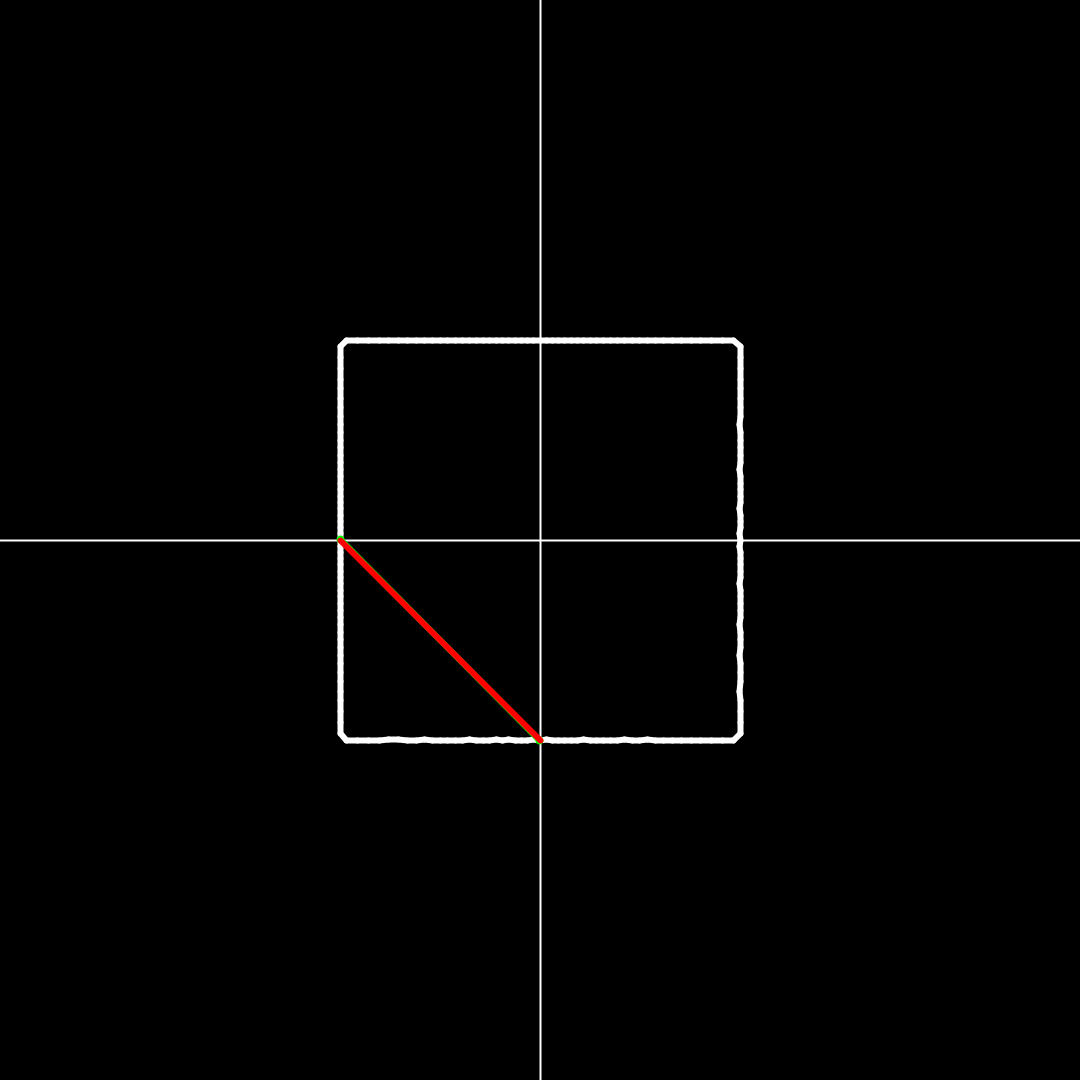
Frame 1 (no input)
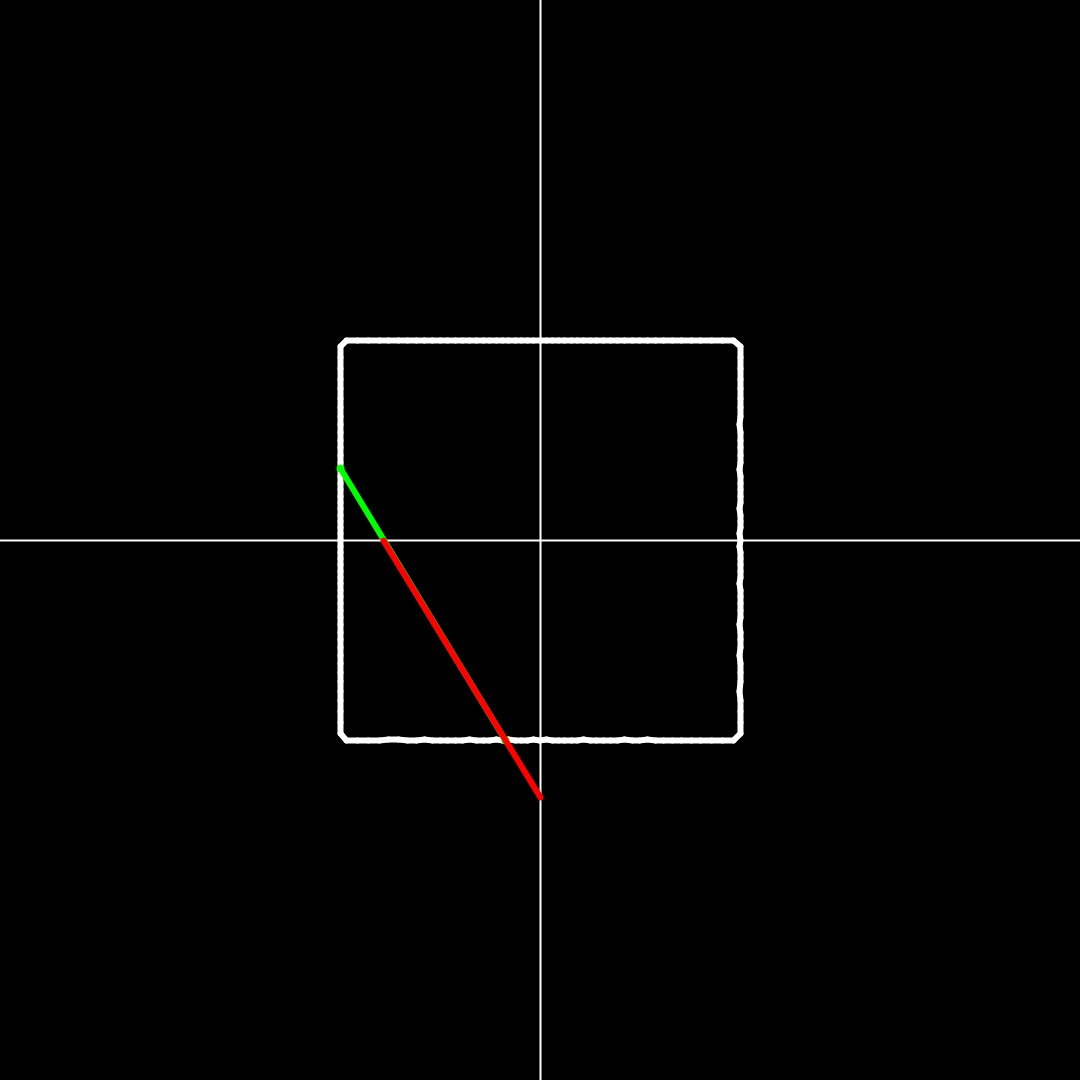
Frame 60 (the mouse pressed at the canvas centre just before this capture)
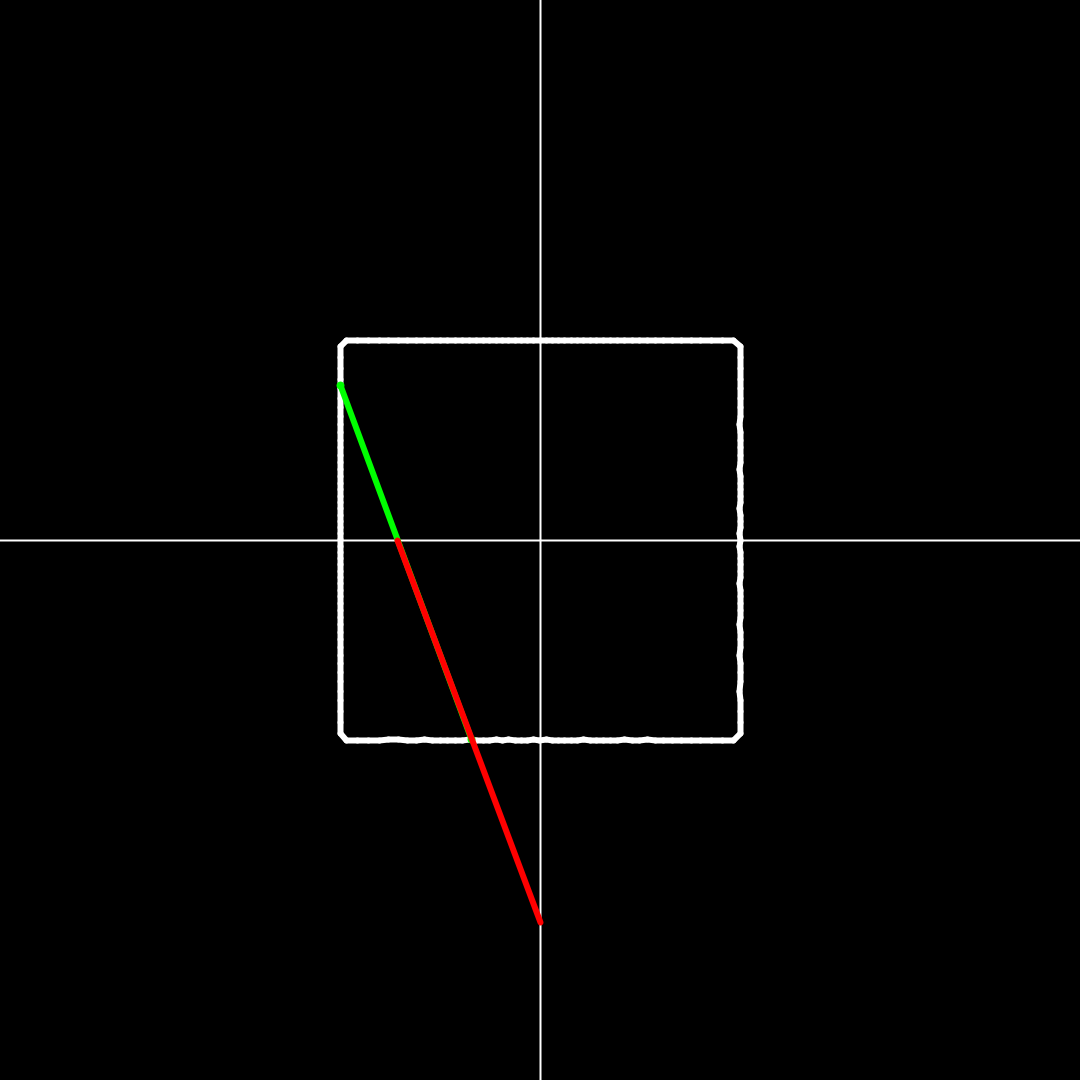
Frame 120 (the mouse held since frame 60 and released just before this capture)

The Processing sketch that drew these frames (run headless with seeded random() and noise(); from frame 60 on, the mouse is pressed at the canvas centre):

// Processing sketch: perkins_theorem
// ── perkins_theorem.pde
float rOrig = 200;
float n = 204;

float square(float theta) {
  return min(1. / abs(cos(theta)), 1. / abs(sin(theta)));
}

PVector[] surface(int n, boolean circle) {
  PVector[] solution = new PVector[n + 1];
  
  for(int i = 0; i <= n; i++) {
    float theta = (float) i / n * 2 * PI;
    float r = circle ? 1 : square(theta);
    solution[i] = new PVector(cos(theta) * r, sin(theta) * r);
  }
  
  return solution;
}

void setup() {
  size(1080, 1080);
  frameRate(60);
}

float ct = 0;

void draw() {
  background(0);
  
  //float max = 100;
  //n = sin(asin((n / max + (2 * PI / (frameRate * 100))) % 1)) * max;
  
  PVector[] solution = surface(int(n), false);
  PVector[] solution1 = surface(int(n), true);
    
  ct += 1 / frameRate * 0.1;
  float a = (sin(ct) + 1) * PI;
  float b = (sin(ct) + 1) * PI / 2;
  
  fill(255);
  stroke(255);
  translate(width / 2, height / 2);
  scale(rOrig);
  strokeWeight(.01);
  line(0, -height / 2, 0, height / 2);
  line(-width / 2, 0, width / 2, 0);
  strokeWeight(.03);
  for(int i = 1; i <= n; i++) {
    line(solution[i].x, solution[i].y, solution[i - 1].x, solution[i - 1].y);
    //line(solution1[i].x, solution1[i].y, solution1[i - 1].x, solution1[i - 1].y);
  }
  
  stroke(0, 255, 0);
  fill(0, 255, 0);
  line(cos(a) * square(a), sin(a) * square(a), cos(b) * square(b), sin(b) * square(b));
  ellipse(cos(a) * square(a), sin(a) * square(a), .01, .01);
  ellipse(cos(b) * square(b), sin(b) * square(b), .01, .01);
  
  //a += PI;
  //line(cos(a), sin(a), cos(b), sin(b));
  //stroke(255, 0, 0);
  //fill(255, 0, 0);
  //ellipse(cos(a), sin(a), .01, .01);
  //ellipse(cos(b), sin(b), .01, .01);
  
  float pA = square(a);
  float pB = square(b);
  float m = (pB * sin(b) - pA * sin(a)) / (pB * cos(b) - pA * cos(a));
  float d = (-pB * cos(b)) * m + (pB * sin(b));
  float c = (pB * cos(b) - pA * cos(a)) * (-pB * sin(b) + m * (pB * cos(b))) / (pB * sin(b) - pA * sin(a));
  
  stroke(255, 0, 0);
  line(c, 0, 0, d);
}
